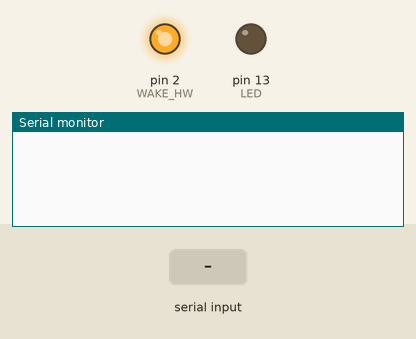
Bench run of a program on a simulated Arduino Nano, built with avr-gcc and run on an emulated ATmega328P. On the bench: output pins drawn as LEDs (lit = HIGH), the last lines printed to the serial monitor. The inputs (shaded band) are chosen by the test bench.

Above: at 4.2 s.
4.3 s: "1G" received over Serial
At 5.8 s:
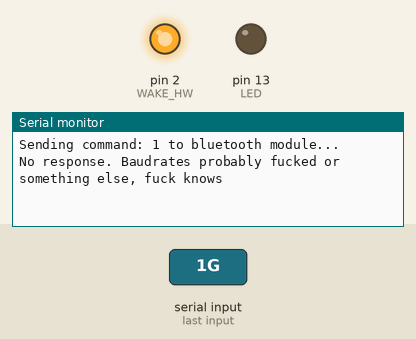
6.1 s: "1G" received over the second serial link
At 7.8 s:
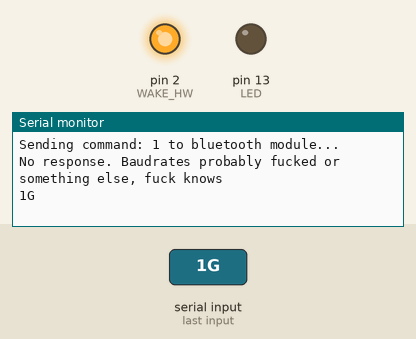

Measured:
- after the input at 4.3 s, the serial monitor: prints a new line at once (image 1)
- after the input at 6.1 s, the serial monitor: prints a new line after 1.0 s (image 2)

The program:

main.cpp
```cpp
#include <Arduino.h>
#include <AltSoftSerial.h>

AltSoftSerial rn4020;
int WAKE_HW = 2;
int LED = 13;
String response;
String command;

void reset(int WU) {
  digitalWrite(WU, HIGH);
  delay(200);
  digitalWrite(WU, LOW);
  delay(200);
  digitalWrite(WU, HIGH);
  delay(200);
  digitalWrite(WU, LOW);
  delay(200);
  digitalWrite(WU, HIGH);
  delay(200);
  digitalWrite(WU, LOW);
  delay(200);
  digitalWrite(WU, HIGH);
  delay(200);
  digitalWrite(WU, LOW);
  delay(3000);

}

bool printResponse() {
  if (rn4020.available() > 0) {
    response = rn4020.readStringUntil('\n');
    response.trim();
    Serial.println(response);
    response = "";
    return true;
  } else {
    Serial.println("No response. Baudrates probably fucked or something else, fuck knows");
    return false;
  }
}

void resetBaudrate() {
  // Reset baudrate to 2400
  long int baudrates[8] = {2400, 9600, 19200, 38400, 115200, 230400, 460800, 921600};
  for (int i = 0; i <= 8; i++) {
    Serial.print("Checking baudrate: ");
    Serial.print(baudrates[i]);
    Serial.println("...");

    rn4020.begin(baudrates[i]);
    delay(300);
    rn4020.println(F("V"));
    delay(300);
    Serial.print("\tVersion: ");
    printResponse();

    rn4020.println(F("SB,0"));
    delay(300);
    bool checkBaud = printResponse();

    if (checkBaud) {
      Serial.print("Found baudrate! Baudrate was: ");
      Serial.println(baudrates[i]);
      Serial.print("Baudrate reset to: ");
      rn4020.println(F("R,1"));
      delay(5000);
      Serial.print("Rebooting device... ");
      printResponse();

      rn4020.begin(2400);
      delay(300);
      Serial.println("Testing baudrate is now 2400...");
      Serial.print("Get version again... Version: ");
      rn4020.println(F("V"));
      delay(300);
      printResponse();
      return;
    }
  }
  Serial.println("Baudrate not found, something is fucked");
}

void deviceName(String name) {
  rn4020.println("S-," + name);
  delay(300);
  Serial.println("Setting device name too:" + name + "...");
  printResponse();
  rn4020.println("R,1");
  delay(5000);
  Serial.println("Rebooting device...");
  printResponse();
  delay(300);
}

void setup() {
  pinMode(WAKE_HW, OUTPUT);
  pinMode(LED, OUTPUT);
  digitalWrite(WAKE_HW, HIGH);

  Serial.begin(115200);
  while(!Serial);
  rn4020.begin(2400);
  //deviceName("openFES_");
  delay(3000);
}

void loop() {
  if (rn4020.available() > 0) {
    response = rn4020.readStringUntil('\n');
    response.trim();
    Serial.println(response);
    response = "";
  }
  delay(100);
  if (Serial.available() > 0) {
    command = Serial.readStringUntil('G');
    command.trim();
    Serial.println("Sending command: " + command + " to bluetooth module...");
    rn4020.println(command);
    delay(300);
    printResponse();
  }
}
```
